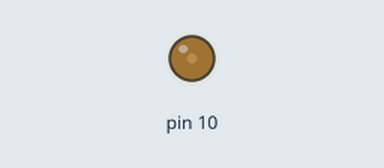
This sketch was run on a simulated Arduino Uno, built with avr-gcc and run on an emulated ATmega328P. Parts: output pins drawn as LEDs (lit = HIGH).

Above: at 0.05 s.
At 6.65 s:
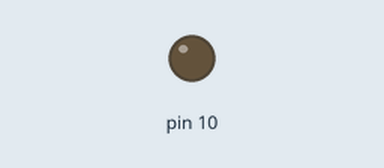
At 13.25 s:
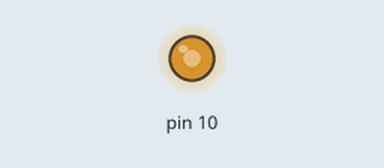
At 19.65 s:
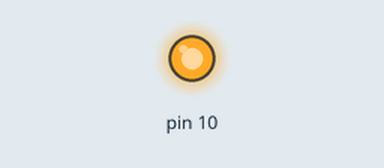
Timing chart, 0 to 26.6 s (numbered marks = the images above):
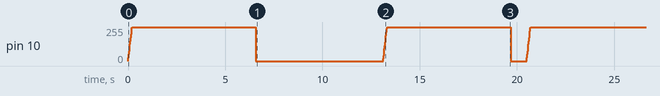

Measured:
- by itself, pin 10: moves between 0/255 and 255/255, repeating every 20.5 s

The sketch:

pwm.ino
```cpp
#include <TimerOne.h>
const int LED = 10;
void setup() {
  Timer1.initialize();
  Timer1.pwm(LED,0);
  Timer1.setPeriod(1000);
  //Timer1.setPwmDuty(LED,900);
}
void loop() {
  for ( int t = 0 ; t<=1023; t++){
    Timer1.setPwmDuty(LED,t*100);
    delay(20);
  }
}
```
